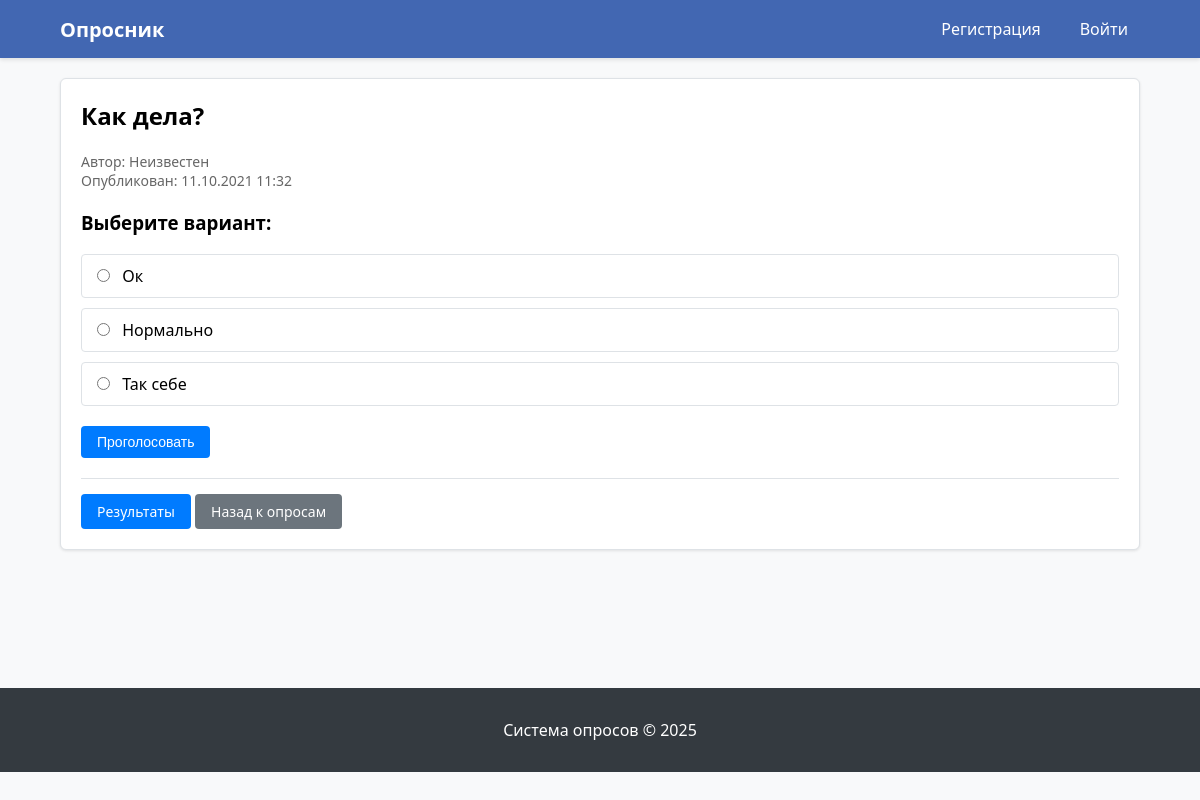
The app's page /polls/8/ with its own data.
### polls/models.py (models this page shows, shortened)
class Question(models.Model):
    question_text = models.CharField(max_length=200, verbose_name='текст вопроса')
    pub_date = models.DateTimeField('дата публикации')
    description = models.TextField('полное описание', blank=True)
    short_description = models.CharField('краткое описание', max_length=300, blank=True)
    image = models.ImageField('изображение', upload_to='questions/', blank=True, null=True)
    author = models.ForeignKey(User, on_delete=models.SET_NULL, null=True, blank=True, verbose_name='автор')
    end_date = models.DateTimeField('окончание опроса', null=True, blank=True)
    def is_active(self):
        if self.end_date:
            return timezone.now() <= self.end_date
        return True  # Если end_date не указан, опрос всегда активен

class Choice(models.Model):
    question = models.ForeignKey(Question, on_delete=models.CASCADE, verbose_name='вопрос')
    choice_text = models.CharField(max_length=200, verbose_name='текст варианта')
    votes = models.IntegerField(default=0, verbose_name='голоса')
    voters = models.ManyToManyField(User, blank=True, related_name='votes', verbose_name='проголосовавшие')

### polls/views.py (the view)
# urls.py: path('<int:question_id>/', views.detail, name='detail'),
def detail(request, question_id):
    question = get_object_or_404(Question, pk=question_id)
    if not question.is_active():
        messages.warning(request, 'Этот опрос завершен!')
    user_voted = False
    if request.user.is_authenticated:
        user_voted = Choice.objects.filter(
            question=question,
            voters=request.user
        ).exists()
    return render(request, 'polls/detail.html', {
        'question': question,
        'user_voted': user_voted,
    })

### polls/templates/polls/detail.html (shortened to what this page needs)
{% extends 'polls/base.html' %}
{% block content %}
<div class="card">
    <h2 style="margin-top: 0;">{{ question.question_text }}</h2>
    <div style="font-size: 14px; color: #666; margin-bottom: 20px;">
        <div>Автор: {% if question.author %}{{ question.author.username }}{% else %}Неизвестен{% endif %}</div>
        <div>Опубликован: {{ question.pub_date|date:"d.m.Y H:i" }}</div>
    </div>
    {% if user_voted %}
        <div style="background: #d1ecf1; color: #0c5460; padding: 10px; border-radius: 4px; margin-bottom: 20px;">
            Вы уже голосовали в этом опросе.
            <a href="{% url 'polls:results' question.id %}" style="display: block; margin-top: 5px;">Посмотреть результаты</a>
        </div>
    {% elif question.is_active %}
        <h3>Выберите вариант:</h3>
        <form action="{% url 'polls:vote' question.id %}" method="post">
            {% for choice in question.choice_set.all %}
                <div style="margin-bottom: 10px; padding: 10px; border: 1px solid #dee2e6; border-radius: 4px;">
                    <input type="radio" name="choice" id="choice{{ forloop.counter }}" value="{{ choice.id }}">
                    <label for="choice{{ forloop.counter }}" style="margin-left: 5px;">{{ choice.choice_text }}</label>
                </div>
            {% endfor %}
            <div style="margin-top: 20px;">
                <button type="submit" class="btn">Проголосовать</button>
            </div>
        </form>
    {% endif %}
    <div style="margin-top: 20px; padding-top: 15px; border-top: 1px solid #dee2e6;">
        <a href="{% url 'polls:results' question.id %}" class="btn">Результаты</a>
        <a href="{% url 'polls:index' %}" class="btn btn-secondary">Назад к опросам</a>
    </div>
</div>
{% endblock %}

### polls/templates/polls/base.html (style rules this page uses)
body { font-family: Segoe UI, Arial, sans-serif; margin: 0; background: #f8f9fa; }
.card { background: white; border-radius: 6px; padding: 20px; margin-bottom: 20px; box-shadow: 0 1px 3px rgba(0,0,0,0.1); border: 1px solid #dee2e6; }
.btn { display: inline-block; padding: 8px 16px; background: #007bff; color: white; border: none; border-radius: 4px; text-decoration: none; cursor: pointer; font-size: 14px; }
.btn-secondary { background: #6c757d; }

### records on screen
Question: question_text "Как дела?", pub_date "11.10.2021 11:32"
Choice: choice_text "Ок"
Choice: choice_text "Нормально"
Choice: choice_text "Так себе"
